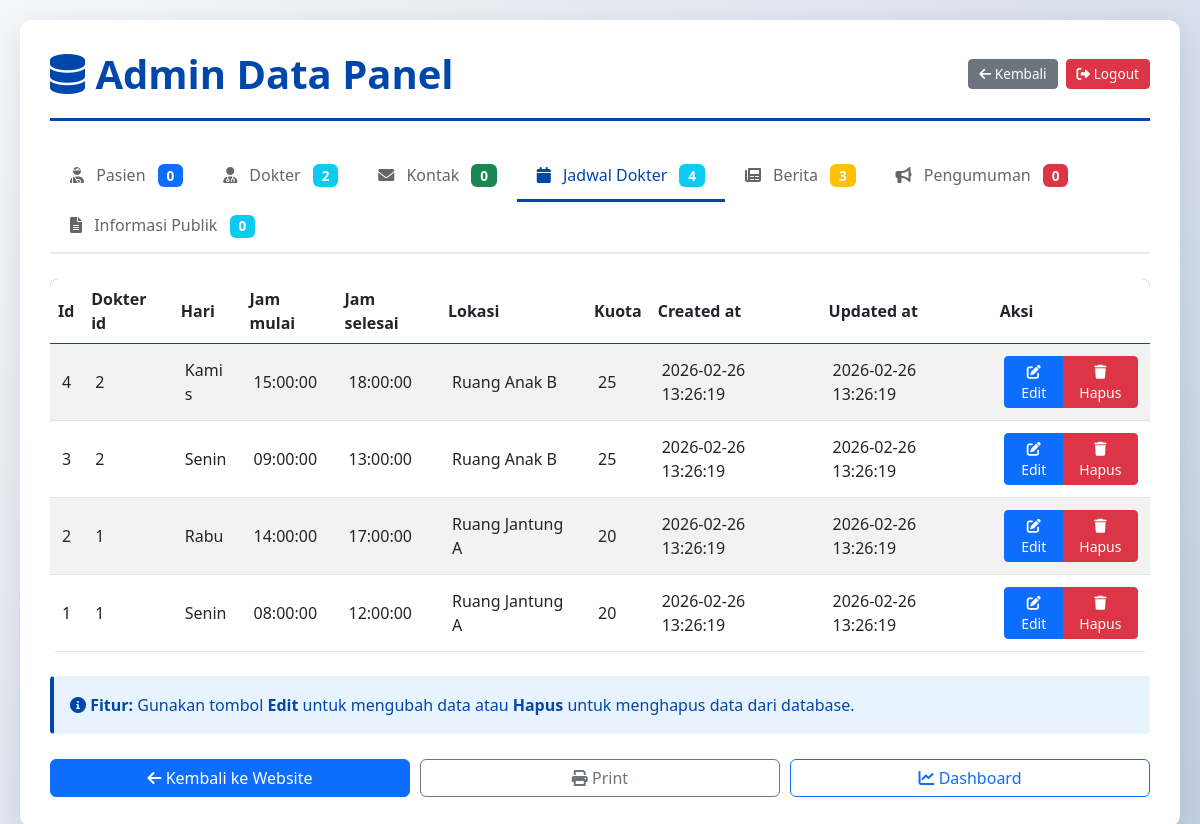
The app's page /admin_data.php?table=jadwal_dokter (signed in) with its own data.
### tables this page shows
CREATE TABLE IF NOT EXISTS jadwal_dokter (
    id INT AUTO_INCREMENT PRIMARY KEY,
    dokter_id INT NOT NULL,
    hari ENUM('Senin', 'Selasa', 'Rabu', 'Kamis', 'Jumat', 'Sabtu', 'Minggu') NOT NULL,
    jam_mulai TIME NOT NULL,
    jam_selesai TIME NOT NULL,
    lokasi VARCHAR(100) NOT NULL,
    kuota INT,
    created_at TIMESTAMP DEFAULT CURRENT_TIMESTAMP,
    updated_at TIMESTAMP DEFAULT CURRENT_TIMESTAMP ON UPDATE CURRENT_TIMESTAMP,
    FOREIGN KEY (dokter_id) REFERENCES dokter(id) ON DELETE CASCADE
);

### admin_data.php (the view, shortened to what this page needs)
<?php
require_once 'config/database.php';
$table = $_GET['table'] ?? 'pasien';
$allowed_tables = ['pasien', 'dokter', 'kontak', 'jadwal_dokter', 'berita', 'pengumuman', 'informasi_publik'];
$result = null;
$row_count = 0;
if (in_array($table, $allowed_tables)) {
    $query = "SELECT * FROM `" . $table . "` ORDER BY id DESC LIMIT 100";
    $result = @$conn->query($query);
    if ($result === false) {
        $error_message = "Error: " . htmlspecialchars($conn->error);
    } else {
        $row_count = $result->num_rows;
    }
}
?>
<!DOCTYPE html>
<html lang="id">
<head>
    <link href="https://cdn.jsdelivr.net/npm/bootstrap@5.3.0/dist/css/bootstrap.min.css" rel="stylesheet">
    <link rel="stylesheet" href="https://cdnjs.cloudflare.com/ajax/libs/font-awesome/6.0.0/css/all.min.css">
    <link href="https://cdn.jsdelivr.net/npm/datatables.net-bs5@1.13.6/css/dataTables.bootstrap5.min.css" rel="stylesheet">
</head>
<body>
    <div class="container-main">
        <div class="header-section">
            <div class="d-flex justify-content-between align-items-center flex-wrap gap-3">
                <h1><i class="fas fa-database"></i> Admin Data Panel</h1>
                <div class="d-flex gap-2 flex-wrap">
                    <a href="dashboard.php" class="btn btn-secondary btn-sm">
                        <i class="fas fa-arrow-left"></i> Kembali
                    </a>
                    <a href="dashboard.php?action=logout" class="btn btn-danger btn-sm">
                        <i class="fas fa-sign-out-alt"></i> Logout
                    </a>
                </div>
            </div>
        </div>
        <ul class="nav nav-tabs" role="tablist">
            <li class="nav-item">
                <a class="nav-link <?php echo ($table == 'pasien') ? 'active' : ''; ?>"
                   href="?table=pasien">
                   <i class="fas fa-user-injured"></i> Pasien
                   <?php
                   $count_result = $conn->query("SELECT COUNT(*) as cnt FROM pasien");
                   $count = $count_result ? $count_result->fetch_assoc()['cnt'] : 0;
                   echo '<span class="badge bg-primary">' . $count . '</span>';
                   ?>
                </a>
            </li>
            <li class="nav-item">
                <a class="nav-link <?php echo ($table == 'dokter') ? 'active' : ''; ?>"
                   href="?table=dokter">
                   <i class="fas fa-user-md"></i> Dokter
                   <?php
                   $count_result = $conn->query("SELECT COUNT(*) as cnt FROM dokter");
                   $count = $count_result ? $count_result->fetch_assoc()['cnt'] : 0;
                   echo '<span class="badge bg-info">' . $count . '</span>';
                   ?>
                </a>
            </li>
            <li class="nav-item">
                <a class="nav-link <?php echo ($table == 'kontak') ? 'active' : ''; ?>"
                   href="?table=kontak">
                   <i class="fas fa-envelope"></i> Kontak
                   <?php
                   $count_result = $conn->query("SELECT COUNT(*) as cnt FROM kontak");
                   $count = $count_result ? $count_result->fetch_assoc()['cnt'] : 0;
                   echo '<span class="badge bg-success">' . $count . '</span>';
                   ?>
                </a>
            </li>
            <li class="nav-item">
                <a class="nav-link <?php echo ($table == 'jadwal_dokter') ? 'active' : ''; ?>"
                   href="?table=jadwal_dokter">
                   <i class="fas fa-calendar"></i> Jadwal Dokter
                   <?php
                   $count_result = $conn->query("SELECT COUNT(*) as cnt FROM jadwal_dokter");
                   $count = $count_result ? $count_result->fetch_assoc()['cnt'] : 0;
                   echo '<span class="badge bg-info">' . $count . '</span>';
                   ?>
                </a>
            </li>
            <li class="nav-item">
                <a class="nav-link <?php echo ($table == 'berita') ? 'active' : ''; ?>"
                   href="?table=berita">
                   <i class="fas fa-newspaper"></i> Berita
                   <?php
                   $count_result = $conn->query("SELECT COUNT(*) as cnt FROM berita");
                   $count = $count_result ? $count_result->fetch_assoc()['cnt'] : 0;
                   echo '<span class="badge bg-warning">' . $count . '</span>';
                   ?>
                </a>
            </li>
            <li class="nav-item">
                <a class="nav-link <?php echo ($table == 'pengumuman') ? 'active' : ''; ?>"
                   href="?table=pengumuman">
                   <i class="fas fa-bullhorn"></i> Pengumuman
                   <?php
                   $count_result = $conn->query("SELECT COUNT(*) as cnt FROM pengumuman");
                   $count = $count_result ? $count_result->fetch_assoc()['cnt'] : 0;
                   echo '<span class="badge bg-danger">' . $count . '</span>';
                   ?>
                </a>
            </li>
            <li class="nav-item">
                <a class="nav-link <?php echo ($table == 'informasi_publik') ? 'active' : ''; ?>"
                   href="?table=informasi_publik">
                   <i class="fas fa-file-alt"></i> Informasi Publik
                   <?php
                   $count_result = $conn->query("SELECT COUNT(*) as cnt FROM informasi_publik");
                   $count = $count_result ? $count_result->fetch_assoc()['cnt'] : 0;
                   echo '<span class="badge bg-info">' . $count . '</span>';
                   ?>
                </a>
            </li>
        </ul>
        <?php if ($row_count > 0): ?>
        <div class="table-responsive">
            <table class="table table-striped table-hover" id="dataTable">
                <thead>
                    <tr>
                        <?php
                        if ($result && $result->num_rows > 0) {
                            $first_row = $result->fetch_assoc();
                            foreach (array_keys($first_row) as $col) {
                                echo "<th>" . htmlspecialchars(ucfirst(str_replace('_', ' ', $col))) . "</th>";
                            }
                            echo "<th>Aksi</th>";
                            $result->data_seek(0);
                        }
                        ?>
                    </tr>
                </thead>
                <tbody>
                    <?php
                    if ($result && $result->num_rows > 0) {
                        while ($row = $result->fetch_assoc()) {
                            echo "<tr>";
                            $id = $row['id'];
                            foreach ($row as $col => $value) {
                                $display_value = '';
                                if (empty($value)) {
                                    $display_value = '<span class="text-muted">-</span>';
                                } elseif (in_array($col, ['created_at', 'updated_at', 'tanggal', 'date'])) {
                                    $display_value = htmlspecialchars($value);
                                } elseif (in_array($col, ['deskripsi', 'content', 'isi', 'pesan', 'keterangan'])) {
                                    if (strlen($value) > 100) {
                                        $display_value = htmlspecialchars(substr($value, 0, 100)) . '...';
                                    } else {
                                        $display_value = htmlspecialchars($value);
                                    }
                                } else {
                                    $display_value = htmlspecialchars($value);
                                }
                                echo "<td class='text-truncate-cell'>" . $display_value . "</td>";
                            }
                            echo "<td>";
                            echo "<div class='btn-group btn-group-sm' role='group'>";
                            $edit_link = '';
                            switch($table) {
                                case 'jadwal_dokter':
                                    $edit_link = "input_jadwal_dokter.php?id=" . $id;
                                    break;
                            }
                            if (!empty($edit_link)) {
                                echo "<a href='" . $edit_link . "' class='btn btn-primary' title='Edit data'>
                                    <i class='fas fa-edit'></i> Edit
                                </a>";
                                echo "<button class='btn btn-danger' onclick='deleteData(\"" . $table . "\", " . $id . ")' title='Hapus data'>
                                    <i class='fas fa-trash'></i> Hapus
                                </button>";
                            } else {
                                echo "<small class='text-muted'>No actions</small>";
                            }
                            echo "</div>";
                            echo "</td>";
                            echo "</tr>";
                        }
                    }
                    ?>
                </tbody>
            </table>
        </div>
        <?php endif; ?>
        <div class="alert alert-custom mt-4">
            <i class="fas fa-info-circle"></i>
            <strong>Fitur:</strong> Gunakan tombol <strong>Edit</strong> untuk mengubah data atau <strong>Hapus</strong> untuk menghapus data dari database.
        </div>
        <div class="action-buttons">
            <a href="index.php" class="btn btn-primary">
                <i class="fas fa-arrow-left"></i> Kembali ke Website
            </a>
            <button class="btn btn-outline-secondary" onclick="window.print()">
                <i class="fas fa-print"></i> Print
            </button>
            <a href="dashboard.php" class="btn btn-outline-primary">
                <i class="fas fa-chart-line"></i> Dashboard
            </a>
        </div>
    </div>
</body>
</html>

### admin_data.php (style rules this page uses)
body { background: linear-gradient(135deg, #f5f7fa 0%, #c3cfe2 100%); min-height: 100vh; padding: 20px; }
.container-main { background: white; border-radius: 12px; padding: 30px; box-shadow: 0 8px 32px rgba(0,0,0,0.1); }
.header-section { border-bottom: 3px solid #0047AB; padding-bottom: 20px; margin-bottom: 30px; }
.header-section h1 { color: #0047AB; margin: 0; font-weight: 700; }
.nav-tabs { border-bottom: 2px solid #e9ecef; margin-bottom: 25px; }
.nav-tabs .nav-link { color: #666; border: none; border-bottom: 3px solid transparent; padding: 12px 20px; font-weight: 500; transition: all 0.3s ease; }
.nav-tabs .nav-link.active { background: none; color: #0047AB; border-bottom-color: #0047AB; }
.nav-link i { margin-right: 8px; }
.badge { margin-left: 8px; font-size: 0.85rem; }
.table-responsive { border-radius: 8px; overflow: hidden; }
.table { margin-bottom: 0; }
.table thead { background: #0047AB; color: white; }
.table th { border-color: #0047AB; font-weight: 600; vertical-align: middle; }
.table td { vertical-align: middle; padding: 12px; }
.table tbody tr { transition: background-color 0.2s; }
.text-truncate-cell { max-width: 300px; word-break: break-word; }
.btn-sm { padding: 4px 10px; font-size: 0.85rem; }
.alert-custom { background: #e7f3ff; border-left: 4px solid #0047AB; color: #0047AB; border-radius: 4px; }
.action-buttons { margin-top: 25px; display: flex; gap: 10px; flex-wrap: wrap; }
.action-buttons .btn { flex: 1; min-width: 150px; }

### records on screen
jadwal_dokter: id "4", dokter "2", hari "Kamis", jam_mulai "15:00:00", jam_selesai "18:00:00", lokasi "Ruang Anak B", kuota "25", created_at "2026-02-26 13:26:19", updated_at "2026-02-26 13:26:19"
jadwal_dokter: id "3", dokter "2", hari "Senin", jam_mulai "09:00:00", jam_selesai "13:00:00", lokasi "Ruang Anak B", kuota "25", created_at "2026-02-26 13:26:19", updated_at "2026-02-26 13:26:19"
jadwal_dokter: id "2", dokter "1", hari "Rabu", jam_mulai "14:00:00", jam_selesai "17:00:00", lokasi "Ruang Jantung A", kuota "20", created_at "2026-02-26 13:26:19", updated_at "2026-02-26 13:26:19"
jadwal_dokter: id "1", dokter "1", hari "Senin", jam_mulai "08:00:00", jam_selesai "12:00:00", lokasi "Ruang Jantung A", kuota "20", created_at "2026-02-26 13:26:19", updated_at "2026-02-26 13:26:19"

### other values on screen
$count "0"
$count "2"
$count "4"
$count "3"
str_replace('_', ' ', $col) "Id"
str_replace('_', ' ', $col) "Dokter id"
str_replace('_', ' ', $col) "Hari"
str_replace('_', ' ', $col) "Jam mulai"
str_replace('_', ' ', $col) "Jam selesai"
str_replace('_', ' ', $col) "Lokasi"
str_replace('_', ' ', $col) "Kuota"
str_replace('_', ' ', $col) "Created at"
str_replace('_', ' ', $col) "Updated at"
